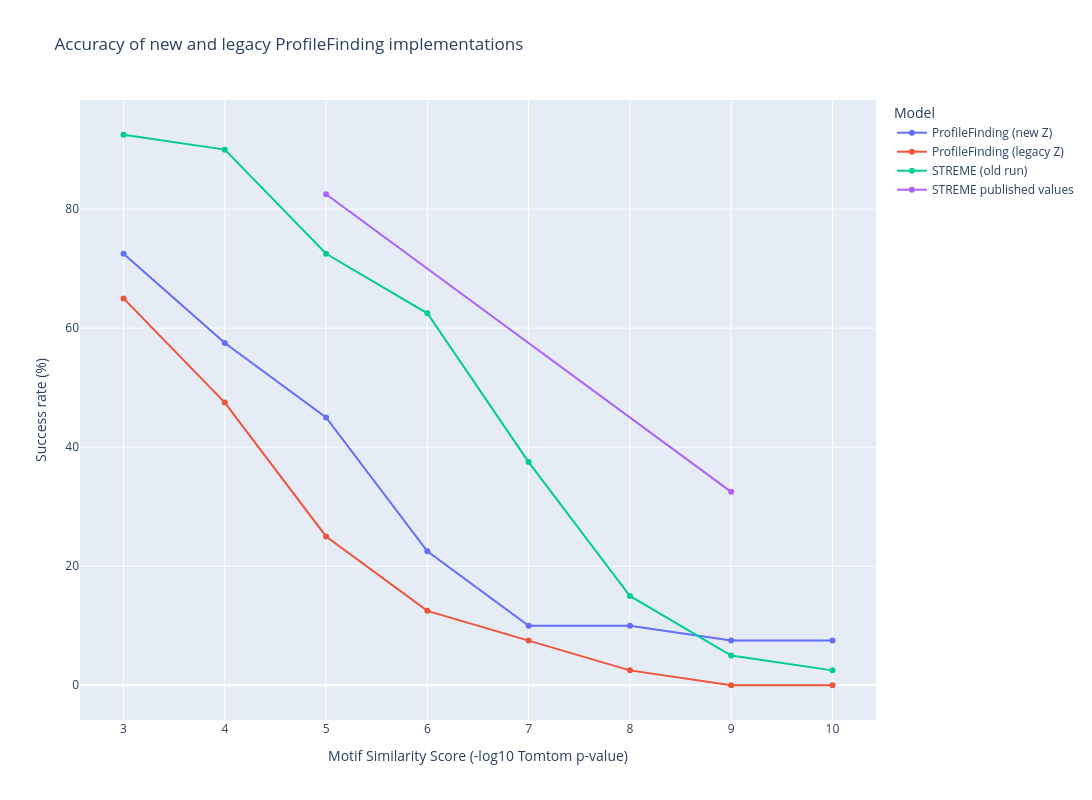

Source (notebook cell):
### Code cell
thresholds = list(range(3,11))
fig = go.Figure()
fig.add_trace(go.Scatter(
    x=thresholds,
    y=[expeval.success_rate(results["new_Z"]["full"].profilefinding.ppval, t) for t in thresholds],
    mode='lines+markers',
    name='ProfileFinding (new Z)',
    #line=dict(color='blue', width=2),
))
fig.add_trace(go.Scatter(
    x=thresholds,
    y=[expeval.success_rate(results["legacy_Z"]["full"].profilefinding.ppval, t) for t in thresholds],
    mode='lines+markers',
    name='ProfileFinding (legacy Z)',
    #line=dict(color='red', width=2),
))
# fig.add_trace(go.Scatter(
#     x=thresholds,
#     y=[expeval.success_rate(results["new_Z"]["full"].profilefinding_init.ppval, t) for t in thresholds],
#     mode='lines+markers',
#     name='ProfileFinding (new Z, untrained)',
#     #line=dict(color='green', width=2),
# ))
# fig.add_trace(go.Scatter(
#     x=thresholds,
#     y=[expeval.success_rate(results["legacy_Z"]["full"].profilefinding_init.ppval, t) for t in thresholds],
#     mode='lines+markers',
#     name='ProfileFinding (legacy Z, untrained)',
#     #line=dict(color='green', width=2),
# ))
fig.add_trace(go.Scatter(
    x=thresholds,
    y=[expeval.success_rate(results_streme["full"].streme.ppval, t) for t in thresholds],
    mode='lines+markers',
    name='STREME (old run)',
))

fig.add_trace(go.Scatter(
    x=[5, 9],
    y=[82.5, 32.5],
    mode='lines+markers',
    name='STREME published values',
))
fig.update_layout(
    title='Accuracy of new and legacy ProfileFinding implementations',
    xaxis_title='Motif Similarity Score (-log10 Tomtom p-value)',
    yaxis_title='Success rate (%)',
    legend_title='Model',
    width=1200,
    height=800,
    # margin=dict(l=40, r=40, t=40, b=40),
)
fig.show()

### Figure 1 — Plotly figure (JSON) as saved in the notebook; plotly's stock layout.template omitted (floating-point values rounded to 4 significant figures)
{"data": [{"mode": "lines+markers", "name": "ProfileFinding (new Z)", "type": "scatter", "x": [3, 4, 5, 6, 7, 8, 9, 10], "y": [72.5, 57.5, 45, 22.5, 10, 10, 7.5, 7.5]}, {"mode": "lines+markers", "name": "ProfileFinding (legacy Z)", "type": "scatter", "x": [3, 4, 5, 6, 7, 8, 9, 10], "y": [65, 47.5, 25, 12.5, 7.5, 2.5, 0, 0]}, {"mode": "lines+markers", "name": "STREME (old run)", "type": "scatter", "x": [3, 4, 5, 6, 7, 8, 9, 10], "y": [92.5, 90, 72.5, 62.5, 37.5, 15, 5, 2.5]}, {"mode": "lines+markers", "name": "STREME published values", "type": "scatter", "x": [5, 9], "y": [82.5, 32.5]}], "layout": {"height": 800, "legend": {"title": {"text": "Model"}}, "title": {"text": "Accuracy of new and legacy ProfileFinding implementations"}, "width": 1200, "xaxis": {"title": {"text": "Motif Similarity Score (-log10 Tomtom p-value)"}}, "yaxis": {"title": {"text": "Success rate (%)"}}}}
